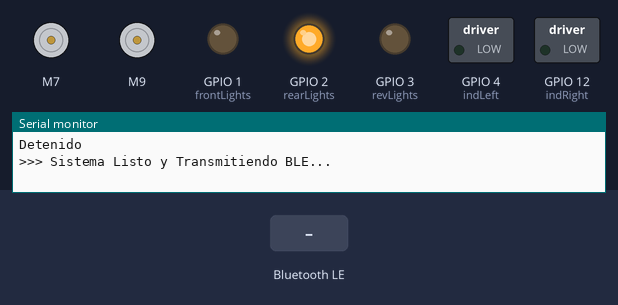
The sketch below on a simulated ESP32-S3. Shown: 2 × DC motor (green arrow = forward, orange = backward, longer = faster), switched loads named in the sketch (green lamp = pin HIGH), output pins drawn as LEDs (lit = HIGH), the last lines printed to the serial monitor. Inputs (shaded band) come from the test bench. Nothing arrives over Bluetooth unless stated; a phone connects over Bluetooth LE 3 s after start.

Above: at 1.2 s.
1.3 s: Bluetooth LE write "a" received
At 2.3 s:
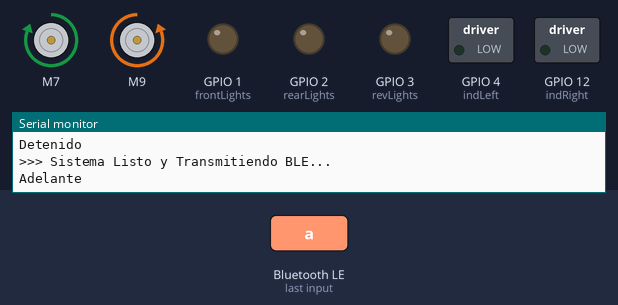
2.8 s: Bluetooth LE write "r" received
At 3.5 s:
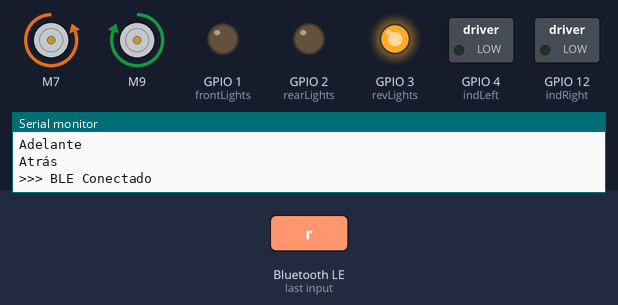
4.3 s: Bluetooth LE write "i" received
At 4.7 s:
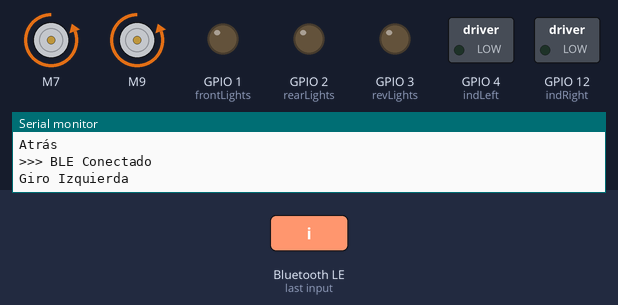
5.8 s: Bluetooth LE write "d" received
At 7.0 s:
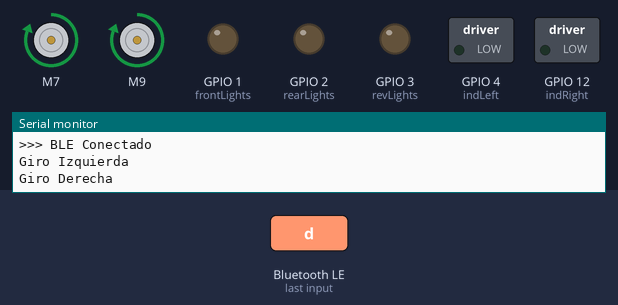
7.3 s: Bluetooth LE write "s" received
At 8.3 s:
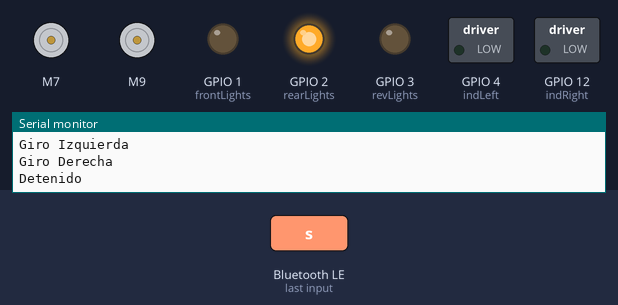
8.8 s: Bluetooth LE write "R" received
At 9.5 s:
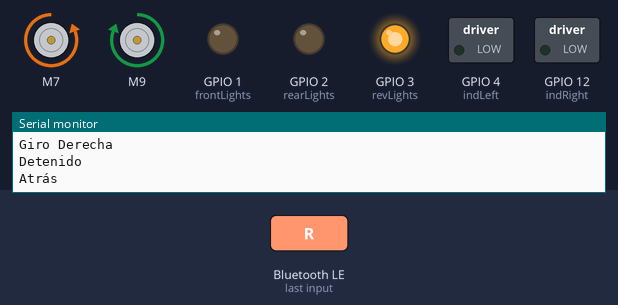
Timing chart, 0 to 11.3 s (numbered marks = the images above; inputs shaded):
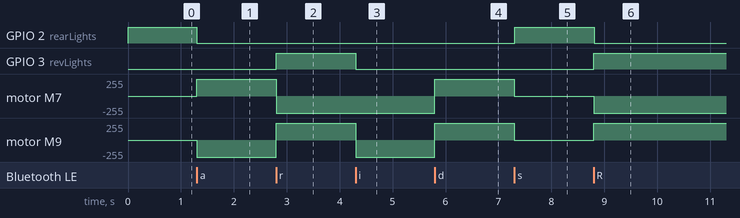

Measured:
- after the input at 1.3 s, GPIO 2 (rearLights): HIGH → LOW at once; motor M7: stopped → forward 255/255 at once; motor M9: stopped → backward 255/255 at once
- after the input at 2.8 s, GPIO 3 (revLights): LOW → HIGH at once; motor M7: forward 255/255 → backward 255/255 at once; motor M9: backward 255/255 → forward 255/255 at once
- after the input at 4.3 s, GPIO 3 (revLights): HIGH → LOW at once; motor M9: forward 255/255 → backward 255/255 at once
- after the input at 5.8 s, motor M7, motor M9: backward 255/255 → forward 255/255 at once
- after the input at 7.3 s, GPIO 2 (rearLights): LOW → HIGH at once; motor M7, motor M9: forward 255/255 → stopped at once
- after the input at 8.8 s, GPIO 2 (rearLights): HIGH → LOW at once; GPIO 3 (revLights): LOW → HIGH at once; motor M7: stopped → backward 255/255 at once; motor M9: stopped → forward 255/255 at once

The sketch:

AUTO_BLUETOOHT_ESP32_DIGITAL_MODE.ino
```cpp
#include <BLEDevice.h>
#include <BLEServer.h>
#include <BLEUtils.h>
#include <BLE2902.h>
#include <SparkFun_TB6612.h>

// =================================================================
// 1. ASIGNACIÓN DE PINES (ESP32-S3)
// =================================================================

// --- Driver TB6612FNG ---
#define pin_PWMA  5
#define pin_AIN2  6
#define pin_AIN1  7
#define pin_STBY  8
#define pin_BIN1  9
#define pin_BIN2 10
#define pin_PWMB 11

// Sentidos ya calibrados para tu chasis
#define DIR_NORMAL   1
#define DIR_INVERSA -1

Motor motorIzq = Motor(pin_AIN1, pin_AIN2, pin_PWMA, DIR_NORMAL,  pin_STBY);
Motor motorDer = Motor(pin_BIN1, pin_BIN2, pin_PWMB, DIR_INVERSA, pin_STBY);

// --- Luces (reasignadas para liberar los pines del TB6612) ---
const int frontLights = 1;   // Luces delanteras
const int rearLights  = 2;   // Freno / Luces traseras
const int revLights   = 3;   // Luz de marcha atrás (reversa)
const int indLeft     = 4;   // Intermitente Izquierdo
const int indRight    = 12;  // Intermitente Derecho

// Velocidad fija estática para esta fase (rango 0 a 255)
const int VEL_ESTATICA = 255;

// =================================================================
// 2. CONFIGURACIÓN BLE
// =================================================================
#define SERVICE_UUID           "6E400001-B5A3-F393-E0A9-E50E24DCCA9E"
#define CHARACTERISTIC_UUID_RX "6E400002-B5A3-F393-E0A9-E50E24DCCA9E"
#define CHARACTERISTIC_UUID_TX "6E400003-B5A3-F393-E0A9-E50E24DCCA9E"

BLEServer* pServer = NULL;
BLECharacteristic* pTxCharacteristic = NULL;
bool deviceConnected = false;
bool oldDeviceConnected = false;
bool isMoving = false;

// --- ESTADOS DE LUCES ---
bool masterLights = false;
bool hazardLights = false;
bool blinkL = false;
bool blinkR = false;
unsigned long lastBlink = 0;
bool stateBlink = false;

// Prototipos
void moveForward();
void moveBackward();
void turnLeft();
void turnRight();
void stopMovement();
void actualizarLuces();
void controlCar(char cmd);

// Callbacks de conexión
class MyServerCallbacks: public BLEServerCallbacks {
  void onConnect(BLEServer* pServer) {
    deviceConnected = true;
    Serial.println(">>> BLE Conectado");
  }
  void onDisconnect(BLEServer* pServer) {
    deviceConnected = false;
    stopMovement(); // Freno por seguridad si se corta la señal
    Serial.println(">>> BLE Desconectado");
  }
};

// Callbacks de recepción de datos
class MyCallbacks: public BLECharacteristicCallbacks {
  void onWrite(BLECharacteristic *pCharacteristic) {
    String value = pCharacteristic->getValue();

    // Caso 1: Paquete de control por Bytes (control remoto por app con gamepad)
    if (value.length() >= 8) {
      uint8_t b5 = (uint8_t)value[5];
      uint8_t b6 = (uint8_t)value[6];

      // Movimiento (Byte 6)
      if (b6 == 0x01)      moveForward();
      else if (b6 == 0x02) moveBackward();
      else if (b6 == 0x04) turnLeft();
      else if (b6 == 0x08) turnRight();
      else if (b6 == 0x00) stopMovement();

      // Botones / Luces (Byte 5)
      if (b5 == 0x04) { // Triángulo: Balizas
        hazardLights = !hazardLights;
        blinkL = false;
        blinkR = false;
      }
      if (b5 == 0x20) { // Cuadrado: Giro Izquierda
        blinkL = !blinkL;
        blinkR = false;
        hazardLights = false;
      }
      if (b5 == 0x08) { // Círculo: Giro Derecha
        blinkR = !blinkR;
        blinkL = false;
        hazardLights = false;
      }
      if (b5 == 0x10) { // Equis (X): Parada de emergencia
        stopMovement();
        blinkL = false;
        blinkR = false;
        hazardLights = false;
      }
      if (b5 == 0x01) { // Start: Luces principales
        masterLights = !masterLights;
      }
      return;
    }

    // Caso 2: Comandos ASCII simples (por terminal serie / botones simples)
    if (value.length() > 0) {
      for (int i = 0; i < value.length(); i++) {
        controlCar(value[i]);
      }
    }
  }
};

// =================================================================
// 3. SETUP
// =================================================================
void setup() {
  Serial.begin(115200);

  // Inicialización de pines de luces
  pinMode(frontLights, OUTPUT);
  pinMode(rearLights,  OUTPUT);
  pinMode(revLights,   OUTPUT);
  pinMode(indLeft,     OUTPUT);
  pinMode(indRight,    OUTPUT);

  stopMovement();

  // Inicialización BLE
  BLEDevice::init("ESP32_CAR_BLE");
  pServer = BLEDevice::createServer();
  pServer->setCallbacks(new MyServerCallbacks());

  BLEService *pService = pServer->createService(SERVICE_UUID);

  BLECharacteristic *pRxCharacteristic = pService->createCharacteristic(
    CHARACTERISTIC_UUID_RX,
    BLECharacteristic::PROPERTY_WRITE | BLECharacteristic::PROPERTY_WRITE_NR
  );
  pRxCharacteristic->setCallbacks(new MyCallbacks());

  pTxCharacteristic = pService->createCharacteristic(
    CHARACTERISTIC_UUID_TX,
    BLECharacteristic::PROPERTY_NOTIFY
  );
  pTxCharacteristic->addDescriptor(new BLE2902());

  pService->start();
  BLEDevice::getAdvertising()->addServiceUUID(SERVICE_UUID);
  BLEDevice::startAdvertising();

  Serial.println(">>> Sistema Listo y Transmitiendo BLE...");
}

// =================================================================
// 4. BUCLE PRINCIPAL
// =================================================================
void loop() {
  // Oscilador para intermitentes (cada 500 ms)
  if (millis() - lastBlink >= 500) {
    lastBlink = millis();
    stateBlink = !stateBlink;
  }

  actualizarLuces();

  // Gestión de reconexión BLE
  if (!deviceConnected && oldDeviceConnected) {
    delay(500);
    pServer->startAdvertising();
    oldDeviceConnected = deviceConnected;
  }
  if (deviceConnected && !oldDeviceConnected) {
    oldDeviceConnected = deviceConnected;
  }

  delay(10);
}

// =================================================================
// 5. CONTROL DE MOTORES CON TB6612
// =================================================================

void moveForward() {
  motorIzq.drive(VEL_ESTATICA);
  motorDer.drive(VEL_ESTATICA);
  digitalWrite(revLights, LOW);
  isMoving = true;
  Serial.println("Adelante");
}

void moveBackward() {
  motorIzq.drive(-VEL_ESTATICA);
  motorDer.drive(-VEL_ESTATICA);
  digitalWrite(revLights, HIGH); // Enciende reversa
  isMoving = true;
  Serial.println("Atrás");
}

void turnLeft() {
  motorIzq.drive(-VEL_ESTATICA); // Izquierda retrocede
  motorDer.drive(VEL_ESTATICA);  // Derecha avanza
  digitalWrite(revLights, LOW);
  isMoving = true;
  Serial.println("Giro Izquierda");
}

void turnRight() {
  motorIzq.drive(VEL_ESTATICA);  // Izquierda avanza
  motorDer.drive(-VEL_ESTATICA); // Derecha retrocede
  digitalWrite(revLights, LOW);
  isMoving = true;
  Serial.println("Giro Derecha");
}

void stopMovement() {
  motorIzq.brake();
  motorDer.brake();
  digitalWrite(revLights, LOW);
  isMoving = false;
  Serial.println("Detenido");
}

// =================================================================
// 6. CONTROL AUXILIAR (ASCII Y LUCES)
// =================================================================

void controlCar(char cmd) {
  switch (cmd) {
    case 'a': case 'A': moveForward(); break;
    case 'r': case 'R': moveBackward(); break;
    case 's': case 'S': stopMovement(); break;
    case 'i': case 'I': turnLeft(); break;
    case 'd': case 'D': turnRight(); break;

    // Luces
    case 'L': masterLights = true;  break;
    case 'l': masterLights = false; break;
    case 'P': hazardLights = true;  break;
    case 'p': hazardLights = false; break;
    case 'X': blinkL = true; blinkR = false; break;
    case 'x': blinkL = false; break;
    case 'Y': blinkR = true; blinkL = false; break;
    case 'y': blinkR = false; break;
  }
}

void actualizarLuces() {
  digitalWrite(frontLights, masterLights ? HIGH : LOW);

  // Luz de Freno: encendida fija cuando está detenido
  if (!isMoving) {
    digitalWrite(rearLights, HIGH);
  } else {
    digitalWrite(rearLights, masterLights ? HIGH : LOW);
  }

  // Intermitentes y balizas
  if (hazardLights) {
    digitalWrite(indLeft, stateBlink ? HIGH : LOW);
    digitalWrite(indRight, stateBlink ? HIGH : LOW);
  } else {
    digitalWrite(indLeft, (blinkL && stateBlink) ? HIGH : LOW);
    digitalWrite(indRight, (blinkR && stateBlink) ? HIGH : LOW);
  }
}
```
